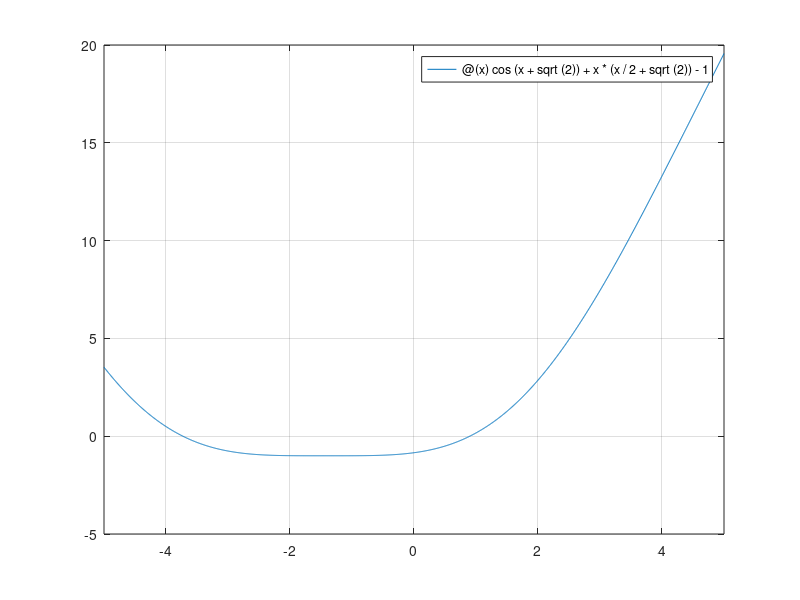

Source code (MATLAB):
%Determine todas las raices de las siguientes ecuaciones con un error
%maximo de 10e-8
% a)x^3-3x^2*2^-x+3x*4^-x=8-x
% b)cos(x+sqrt(2))+x*(x/2+sqrt(2))=1
clear all; clc;
%declarando de forma anonima la funcion
f=@(x)cos(x+sqrt(2))+x*(x/2+sqrt(2))-1;
%graficando la funcion 
fplot(f,[-5,5]);
%colocar cuadricula
grid on
%definimos el intervalo de trabajo
a=-3.4;
b=-3.8;
%definimos la tolerancia
tol=10e-8;
%numero de pasos a realizar
%entero mayor ceil
%definimos el formato largo
format long
r=(a+b)/2;
e=(b-a)/2;
while abs(e)>tol
    if f(r)==0
        e=0;
    else
        if f(0)*f(r)<0
            b=r;
        else
            a=r;
        end
        r=(a+b)/2;
        e=(b-a)/2;
    end
end
fprintf('La raiz es %5.5f con un error de %1.5f\n', r, e); 
